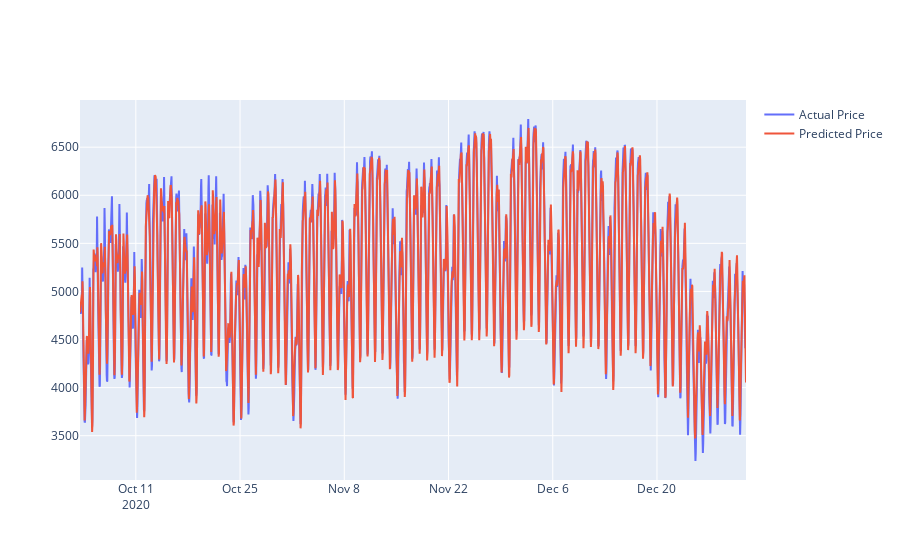

This figure's notebook cell:
### Code cell
configure_plotly_browser_state()
actual_chart = go.Scatter(x=predictDates, y=Y_reshape, name= 'Actual Price')
predict_chart = go.Scatter(x=predictDates, y=pred_reshape, name= 'Predicted Price')
py.iplot([actual_chart, predict_chart])

### Figure 1 — Plotly figure (JSON) as saved in the notebook; plotly's stock layout.template omitted (floating-point values rounded to 4 significant figures; data arrays with more than 128 entries replaced by an {"elided": "..."} marker saying what was removed)
{"data": [{"y": {"elided": "2148 float values"}, "x": {"elided": "2148 str values"}, "type": "scatter", "name": "Actual Price"}, {"y": {"elided": "2148 float values"}, "x": {"elided": "2148 str values"}, "type": "scatter", "name": "Predicted Price"}], "layout": {}}
